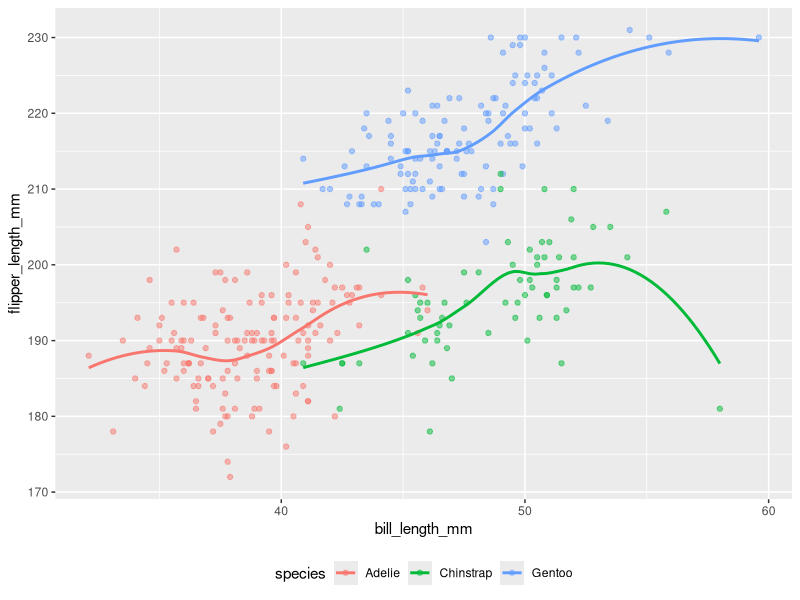
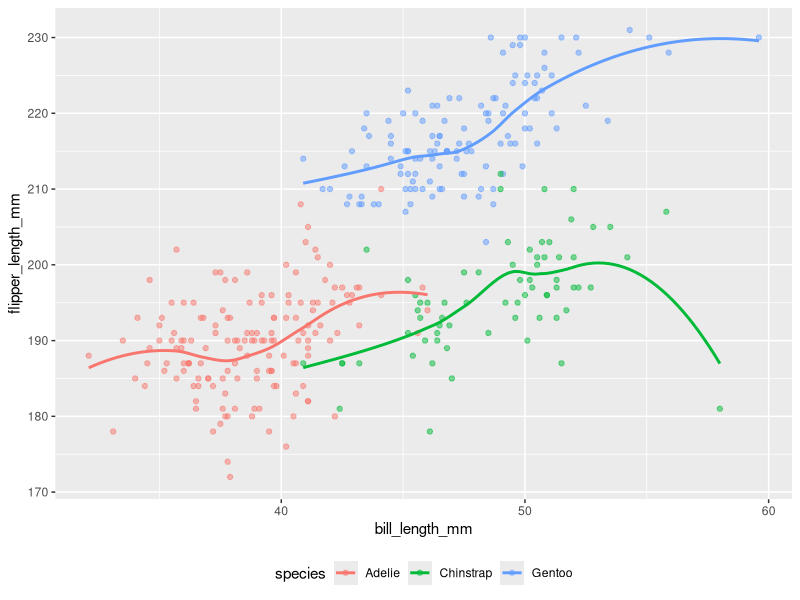

These charts were generated, in order, by the following R code:
## ---- chunk 1
library(tidyverse)
## ---- chunk 2
prob1_df =
  tibble(
    samp = rnorm(10),
    samp_gt_0 = samp > 0,
    char_vec = c("a", "b", "c", "d", "e", "f", "g", "h", "i", "j"),
    factor_vec = factor(c("low", "low", "low", "mod", "mod", "mod", "mod", "high", "high", "high"))
)
## ---- chunk 3
mean(pull(prob1_df, samp))
mean(pull(prob1_df, samp_gt_0))
mean(pull(prob1_df, char_vec))
mean(pull(prob1_df, factor_vec))
## ---- chunk 4
as.numeric(pull(prob1_df, samp))
as.numeric(pull(prob1_df, samp_gt_0))
as.numeric(pull(prob1_df, char_vec))
as.numeric(pull(prob1_df, factor_vec))
## ---- chunk 5
data("penguins", package = "palmerpenguins")

names(penguins)
nrow(penguins)
ncol(penguins)
mean(penguins$flipper_length_mm, na.rm=TRUE)
summary(penguins)

## ---- chunk 6
penguins %>%
    ggplot (aes(x = bill_length_mm, y = flipper_length_mm, color = species)) +
  geom_point(alpha = .5) +
  geom_smooth(se = FALSE) +
  theme(legend.position = "bottom")
ggsave("penguins_scatter_plot.pdf", height = 4, width = 6)
